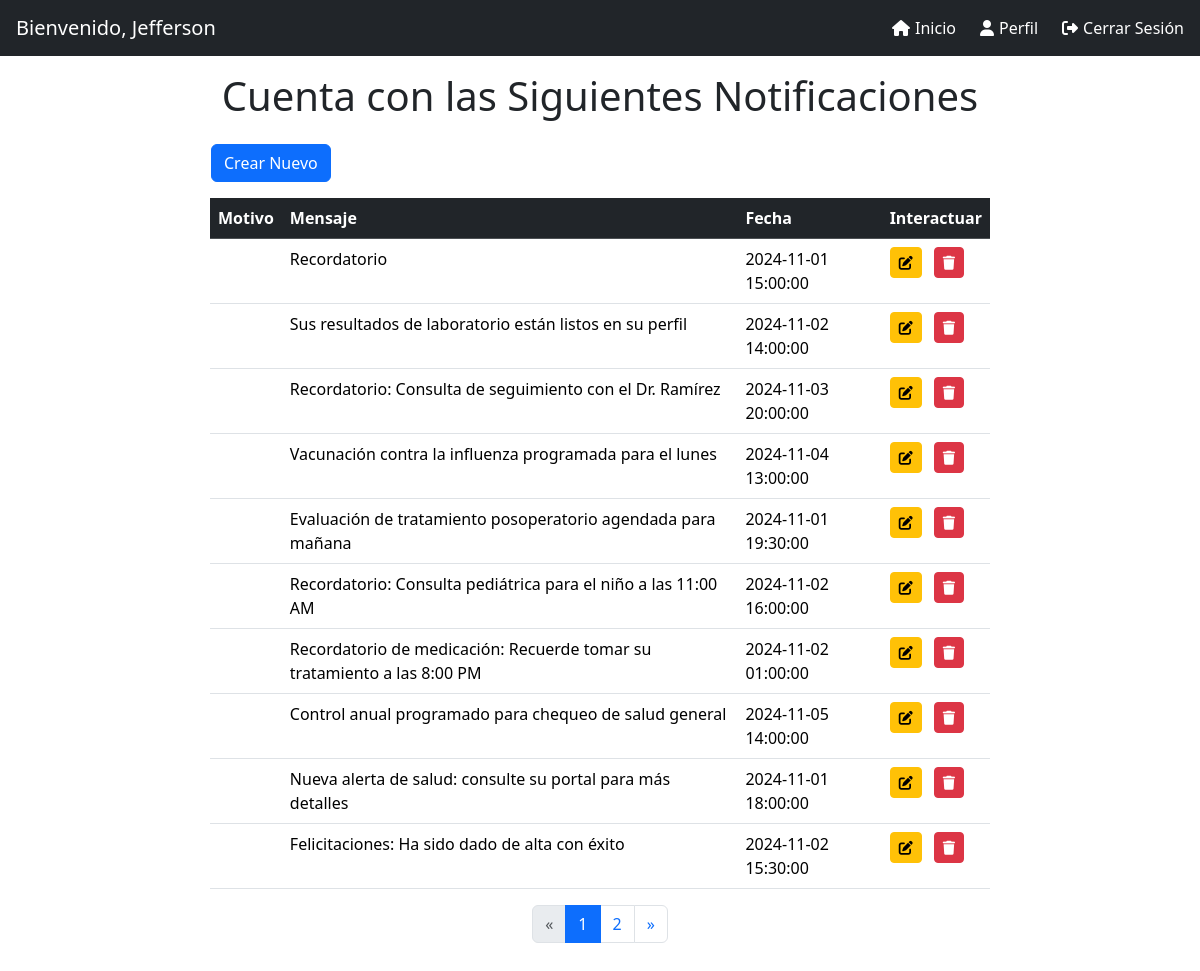
Before: / with the older database file.
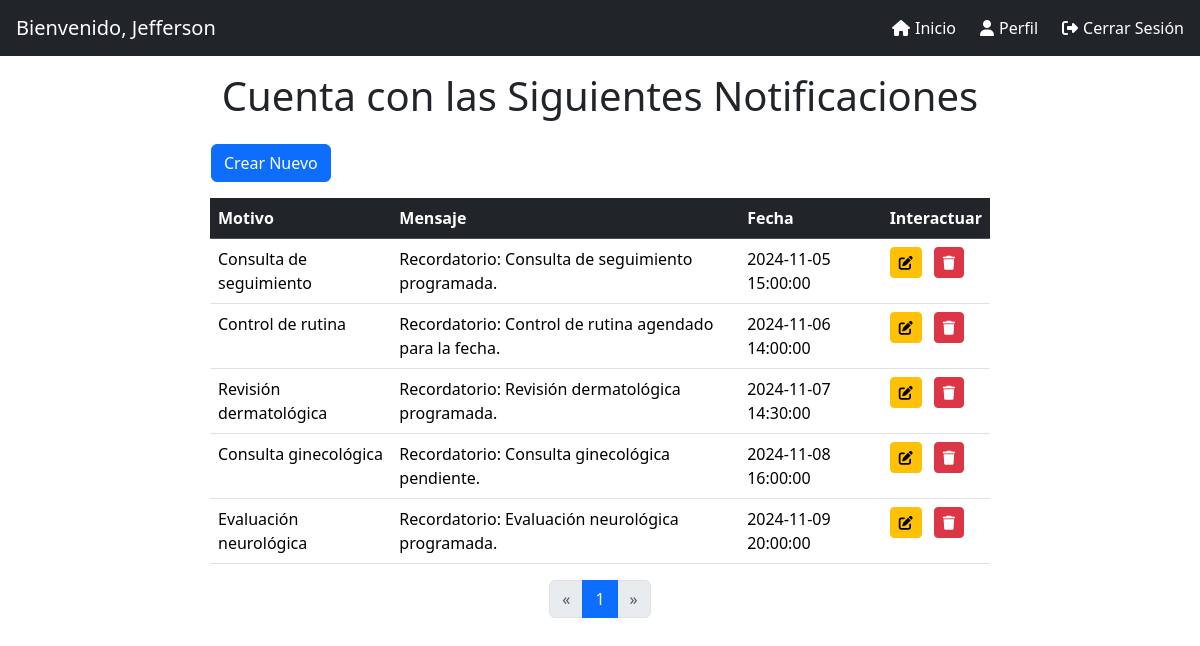
After: the same page with the newer database file.
### tables this page shows
CREATE TABLE `notificacion` (
  `idnotificacion` int NOT NULL AUTO_INCREMENT,
  `medico_id` int DEFAULT NULL,
  `paciente_id` int DEFAULT NULL,
  `motivo` varchar(255) NOT NULL,
  `mensaje` varchar(255) NOT NULL,
  `creado_en` timestamp NULL DEFAULT CURRENT_TIMESTAMP,
  `programado_para` timestamp NULL DEFAULT NULL,
  `leido` tinyint DEFAULT '0',
  PRIMARY KEY (`idnotificacion`),
  KEY `fk_medico_idx` (`medico_id`),
  KEY `fk_paciente_idx` (`paciente_id`),
  CONSTRAINT `fk_medico_idi` FOREIGN KEY (`medico_id`) REFERENCES `medico` (`idmedico`),
  CONSTRAINT `fk_pacientedi` FOREIGN KEY (`paciente_id`) REFERENCES `paciente` (`idpaciente`)
);

### model/Conexion.php (called while the page is built, shortened)
<?php
class Conexion{
    public static function getConexion(){
        try{
            $conexion = new PDO("mysql:host=".self::host.";dbname=".self::nombreBaseDatos.";charset=utf8",self::usuario,self::password);
            $conexion->setAttribute(PDO::ATTR_ERRMODE,PDO::ERRMODE_EXCEPTION);
            return $conexion;
        }catch(PDOException $e){
            return "Error en la conexion: ".$e->getMessage();
        }
    }
}
?>

### model/M_notificacion.php (called while the page is built, shortened)
<?php
require_once "model/Conexion.php";
class M_notificacion {
    private $conexion;
    public function __construct() {
        $this->conexion = Conexion::getConexion();
    }
    public function obtenerNotificaciones() {
        try {
            $sql = $this->conexion->query("SELECT * FROM notificacion");
            if ($sql) {
                $notificaciones = [];
                while ($datos = $sql->fetch(PDO::FETCH_OBJ)) {
                    $notificaciones[] = $datos;
                }
                return $notificaciones;
            } else {
                return [];
            }
        } catch (PDOException $e) {
            echo "Error en la consulta: " . $e->getMessage();
            return [];
        }
    }
}
?>

### index.php (the view, shortened to what this page needs)
<?php
include "model/M_notificacion.php";
$notificacionModel = new M_notificacion();
$notificacionesPorPagina = 10;
$paginaActual = isset($_GET['pagina']) ? (int) $_GET['pagina'] : 1;
$totalNotificaciones = count($notificacionModel->obtenerNotificaciones());
$totalPaginas = ceil($totalNotificaciones / $notificacionesPorPagina);
$inicio = ($paginaActual - 1) * $notificacionesPorPagina;
$notificaciones = array_slice($notificacionModel->obtenerNotificaciones(), $inicio, $notificacionesPorPagina);
?>
<!DOCTYPE html>
<html lang="en">
<head>
    <link href="https://cdn.jsdelivr.net/npm/bootstrap@5.3.3/dist/css/bootstrap.min.css" rel="stylesheet"
>
    <link rel="stylesheet" href="https://cdnjs.cloudflare.com/ajax/libs/font-awesome/6.0.0-beta3/css/all.min.css"
>
    <link rel="stylesheet" href="style/styleNotificaciones.css">
</head>
<body>
    <header class="d-flex justify-content-between align-items-center p-3 bg-dark text-white">
        <h5 class="m-0">Bienvenido, Jefferson</h5>
        <div class="d-none d-md-flex">
            <a href="#" class="header-btn text-decoration-none me-4"><i class="fas fa-home"></i>Inicio</a>
            <a href="#" class="header-btn text-decoration-none me-4"><i class="fas fa-user"></i>Perfil</a>
            <a href="#" class="header-btn text-decoration-none"><i class="fas fa-sign-out-alt"></i>Cerrar Sesión</a>
        </div>
    </header>
    <h1 class="text-center p-3">Cuenta con las Siguientes Notificaciones</h1>
    <div class="content-container">
        <div class="table-container col-12 col-md-8 col-lg-6 mb-4">
            <div class="mb-3" style="margin-left: -15px;">
                <button type="button" class="btn btn-primary ms-3" data-bs-toggle="modal" data-bs-target="#crearModal">
                    Crear Nuevo
                </button>
            </div>
            <table class="table">
                <thead class="table-dark">
                    <tr>
                        <th scope="col">Motivo</th>
                        <th scope="col">Mensaje</th>
                        <th scope="col">Fecha</th>
                        <th scope="col">Interactuar</th>
                    </tr>
                </thead>
                <tbody>
                    <?php foreach ($notificaciones as $notificacion): ?>
                        <tr>
                            <td><?php echo $notificacion->motivo ?></td>
                            <td><?php echo $notificacion->mensaje; ?></td>
                            <td><?php echo $notificacion->programado_para; ?></td>
                            <td>
                                <button class="btn btn-warning btn-sm" title="Editar" data-bs-toggle="modal"
                                    data-bs-target="#editarModal<?php echo $notificacion->idnotificacion; ?>">
                                    <i class="fas fa-edit"></i>
                                </button>
                                <form action="index.php" method="GET" class="d-inline">
                                    <button type="submit" class="btn btn-danger btn-sm ms-2" title="Eliminar"
                                        onclick="return confirm('¿Estás seguro de que deseas eliminar esta notificación?');">
                                        <i class="fas fa-trash"></i>
                                    </button>
                                </form>
                            </td>
                        </tr>
                    <?php endforeach; ?>
                </tbody>
            </table>
            <nav aria-label="Paginación">
                <ul class="pagination justify-content-center">
                    <li class="page-item <?php if ($paginaActual <= 1)
                        echo 'disabled'; ?>">
                        <a class="page-link" href="?pagina=<?php echo $paginaActual - 1; ?>" aria-label="Anterior">
                            <span aria-hidden="true">&laquo;</span>
                        </a>
                    </li>
                    <?php for ($i = 1; $i <= $totalPaginas; $i++): ?>
                        <li class="page-item <?php if ($paginaActual == $i)
                            echo 'active'; ?>">
                            <a class="page-link" href="?pagina=<?php echo $i; ?>"><?php echo $i; ?></a>
                        </li>
                    <?php endfor; ?>
                    <li class="page-item <?php if ($paginaActual >= $totalPaginas)
                        echo 'disabled'; ?>">
                        <a class="page-link" href="?pagina=<?php echo $paginaActual + 1; ?>" aria-label="Siguiente">
                            <span aria-hidden="true">&raquo;</span>
                        </a>
                    </li>
                </ul>
            </nav>
        </div>
    </div>
</body>
</html>

### style/styleNotificaciones.css (style rules this page uses)
header { background-color: #343a40; color: white; }
header h5 { margin: 0; }
.header-btn { color: white; font-size: 1rem; transition: color 0.3s; }
.header-btn i { margin-right: 5px; }
.content-container { display: flex; justify-content: space-between; align-items: flex-start; }
.table-container { flex: 0 0 65%; margin: 0 auto; max-width: 800px; }

Changed rows visible on the page:
removed notificacion: mensaje "Recordatorio", programado_para "2024-11-01 15:00:00"
removed notificacion: mensaje "Sus resultados de laboratorio están listos en su perfil", programado_para "2024-11-02 14:00:00"
removed notificacion: mensaje "Recordatorio: Consulta de seguimiento con el Dr. Ramírez", programado_para "2024-11-03 20:00:00"
removed notificacion: mensaje "Vacunación contra la influenza programada para el lunes", programado_para "2024-11-04 13:00:00"
removed notificacion: mensaje "Evaluación de tratamiento posoperatorio agendada para mañana", programado_para "2024-11-01 19:30:00"
removed notificacion: mensaje "Recordatorio: Consulta pediátrica para el niño a las 11:00 AM", programado_para "2024-11-02 16:00:00"
removed notificacion: mensaje "Recordatorio de medicación: Recuerde tomar su tratamiento a las 8:00 PM", programado_para "2024-11-02 01:00:00"
removed notificacion: mensaje "Control anual programado para chequeo de salud general", programado_para "2024-11-05 14:00:00"
removed notificacion: mensaje "Nueva alerta de salud: consulte su portal para más detalles", programado_para "2024-11-01 18:00:00"
removed notificacion: mensaje "Felicitaciones: Ha sido dado de alta con éxito", programado_para "2024-11-02 15:30:00"
added notificacion: motivo "Consulta de seguimiento", mensaje "Recordatorio: Consulta de seguimiento programada.", programado_para "2024-11-05 15:00:00"
added notificacion: motivo "Control de rutina", mensaje "Recordatorio: Control de rutina agendado para la fecha.", programado_para "2024-11-06 14:00:00"
added notificacion: motivo "Revisión dermatológica", mensaje "Recordatorio: Revisión dermatológica programada.", programado_para "2024-11-07 14:30:00"
added notificacion: motivo "Consulta ginecológica", mensaje "Recordatorio: Consulta ginecológica pendiente.", programado_para "2024-11-08 16:00:00"
added notificacion: motivo "Evaluación neurológica", mensaje "Recordatorio: Evaluación neurológica programada.", programado_para "2024-11-09 20:00:00"
Other visible differences:
list line gone: "2"
